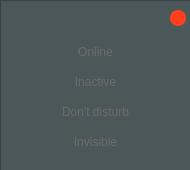
<?xml version="1.0" encoding="UTF-8"?>
<ui version="4.0">
 <class>userStatusWindow</class>
 <widget class="QWidget" name="userStatusWindow">
  <property name="geometry">
   <rect>
    <x>0</x>
    <y>0</y>
    <width>190</width>
    <height>170</height>
   </rect>
  </property>
  <property name="windowTitle">
   <string>Form</string>
  </property>
  <widget class="QFrame" name="frame">
   <property name="geometry">
    <rect>
     <x>0</x>
     <y>0</y>
     <width>191</width>
     <height>171</height>
    </rect>
   </property>
   <property name="styleSheet">
    <string notr="true">background-color: rgb(75, 87, 88);
</string>
   </property>
   <property name="frameShape">
    <enum>QFrame::StyledPanel</enum>
   </property>
   <property name="frameShadow">
    <enum>QFrame::Raised</enum>
   </property>
   <widget class="QPushButton" name="OnlineStatus">
    <property name="geometry">
     <rect>
      <x>10</x>
      <y>40</y>
      <width>171</width>
      <height>23</height>
     </rect>
    </property>
    <property name="styleSheet">
     <string notr="true">QPushButton{

	border-style: none;
	font: 10pt &quot;Nirmala UI Semilight&quot;;
	color: rgb(109, 109, 109);
	border-radius:4px;
}

QPushButton:hover{
	
	background-color: rgb(99, 180, 255);
	border-radius:4px;
	
	color: rgb(255, 255, 255);
}


QPushButton:pressed{
	background-color: rgb(53, 166, 226);
	font-size:9pt;
	border-radius:4px;
}</string>
    </property>
    <property name="text">
     <string>Online</string>
    </property>
   </widget>
   <widget class="QPushButton" name="InactiveStatus">
    <property name="geometry">
     <rect>
      <x>10</x>
      <y>70</y>
      <width>171</width>
      <height>23</height>
     </rect>
    </property>
    <property name="styleSheet">
     <string notr="true">QPushButton{

	border-style: none;
	font: 10pt &quot;Nirmala UI Semilight&quot;;
	color: rgb(109, 109, 109);
	border-radius:4px;
}

QPushButton:hover{
	
	background-color: rgb(99, 180, 255);
	border-radius:4px;
	
	color: rgb(255, 255, 255);
}


QPushButton:pressed{
	background-color: rgb(53, 166, 226);
	font-size:9pt;
	border-radius:4px;
}</string>
    </property>
    <property name="text">
     <string>Inactive</string>
    </property>
   </widget>
   <widget class="QPushButton" name="DontDisturbStatus">
    <property name="geometry">
     <rect>
      <x>10</x>
      <y>100</y>
      <width>171</width>
      <height>23</height>
     </rect>
    </property>
    <property name="styleSheet">
     <string notr="true">QPushButton{

	border-style: none;
	font: 10pt &quot;Nirmala UI Semilight&quot;;
	color: rgb(109, 109, 109);
	border-radius:4px;
}

QPushButton:hover{
	
	background-color: rgb(99, 180, 255);
	border-radius:4px;
	
	color: rgb(255, 255, 255);
}


QPushButton:pressed{
	background-color: rgb(53, 166, 226);
	font-size:9pt;
	border-radius:4px;
}</string>
    </property>
    <property name="text">
     <string>Don't disturb</string>
    </property>
   </widget>
   <widget class="QPushButton" name="DontDisturbStatus_2">
    <property name="geometry">
     <rect>
      <x>10</x>
      <y>130</y>
      <width>171</width>
      <height>23</height>
     </rect>
    </property>
    <property name="styleSheet">
     <string notr="true">QPushButton{

	border-style: none;
	font: 10pt &quot;Nirmala UI Semilight&quot;;
	color: rgb(109, 109, 109);
	border-radius:4px;
}

QPushButton:hover{
	
	background-color: rgb(99, 180, 255);
	border-radius:4px;
	
	color: rgb(255, 255, 255);
}


QPushButton:pressed{
	background-color: rgb(53, 166, 226);
	font-size:9pt;
	border-radius:4px;
}</string>
    </property>
    <property name="text">
     <string>Invisible</string>
    </property>
   </widget>
   <widget class="QPushButton" name="pushButton">
    <property name="geometry">
     <rect>
      <x>170</x>
      <y>10</y>
      <width>16</width>
      <height>16</height>
     </rect>
    </property>
    <property name="styleSheet">
     <string notr="true">QPushButton{

	border-style: none;
	
	
	background-color: rgb(255, 63, 29);

	border-radius:8px;
}



QPushButton:pressed{
	
	
	background-color: rgb(184, 54, 42);
	border-radius:8px;
}</string>
    </property>
    <property name="text">
     <string/>
    </property>
   </widget>
  </widget>
 </widget>
 <resources/>
 <connections/>
</ui>
